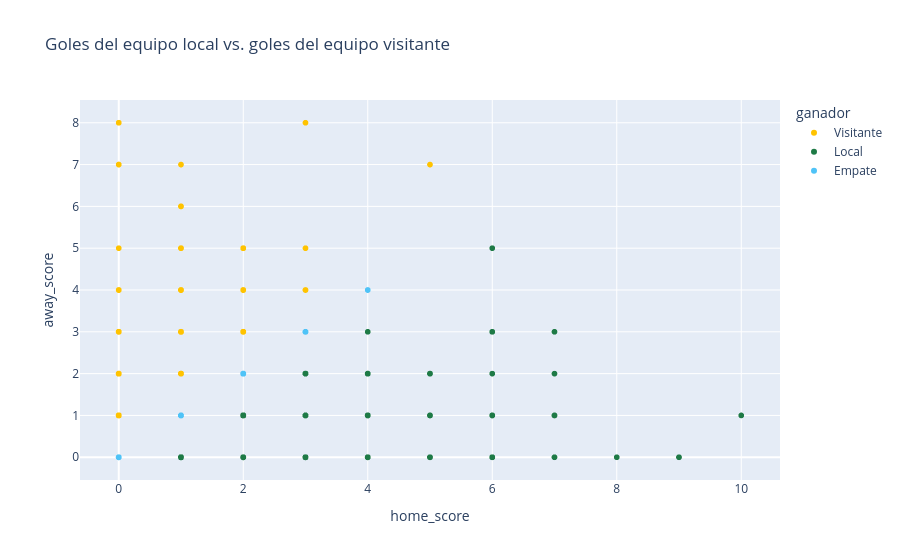

The cell this chart's notebook holds for it:
### Markdown cell above
## Goles del local vs. goles del visitante

### Code cell
viz.dispersión_goles_local_visitante().show()

### Figure 1 — Plotly figure (JSON) as saved in the notebook; plotly's stock layout.template omitted (floating-point values rounded to 4 significant figures; data arrays with more than 128 entries replaced by an {"elided": "..."} marker saying what was removed)
{"data": [{"customdata": {"elided": "338x3 mixed values"}, "hovertemplate": "ganador=Visitante<br>home_score=%{x}<br>away_score=%{y}<br>home_team=%{customdata[0]}<br>away_team=%{customdata[1]}<br>anio=%{customdata[2]}<extra></extra>", "legendgroup": "Visitante", "marker": {"color": "#FFC300", "symbol": "circle"}, "mode": "markers", "name": "Visitante", "showlegend": true, "type": "scattergl", "x": {"elided": "338 int values"}, "xaxis": "x", "y": {"elided": "338 int values"}, "yaxis": "y"}, {"customdata": {"elided": "484x3 mixed values"}, "hovertemplate": "ganador=Local<br>home_score=%{x}<br>away_score=%{y}<br>home_team=%{customdata[0]}<br>away_team=%{customdata[1]}<br>anio=%{customdata[2]}<extra></extra>", "legendgroup": "Local", "marker": {"color": "#1E7A46", "symbol": "circle"}, "mode": "markers", "name": "Local", "showlegend": true, "type": "scattergl", "x": {"elided": "484 int values"}, "xaxis": "x", "y": {"elided": "484 int values"}, "yaxis": "y"}, {"customdata": {"elided": "242x3 mixed values"}, "hovertemplate": "ganador=Empate<br>home_score=%{x}<br>away_score=%{y}<br>home_team=%{customdata[0]}<br>away_team=%{customdata[1]}<br>anio=%{customdata[2]}<extra></extra>", "legendgroup": "Empate", "marker": {"color": "#4FC3F7", "symbol": "circle"}, "mode": "markers", "name": "Empate", "showlegend": true, "type": "scattergl", "x": {"elided": "242 int values"}, "xaxis": "x", "y": {"elided": "242 int values"}, "yaxis": "y"}], "layout": {"legend": {"title": {"text": "ganador"}, "tracegroupgap": 0}, "title": {"text": "Goles del equipo local vs. goles del equipo visitante"}, "xaxis": {"anchor": "y", "domain": [0.0, 1.0], "title": {"text": "home_score"}}, "yaxis": {"anchor": "x", "domain": [0.0, 1.0], "title": {"text": "away_score"}}}}
